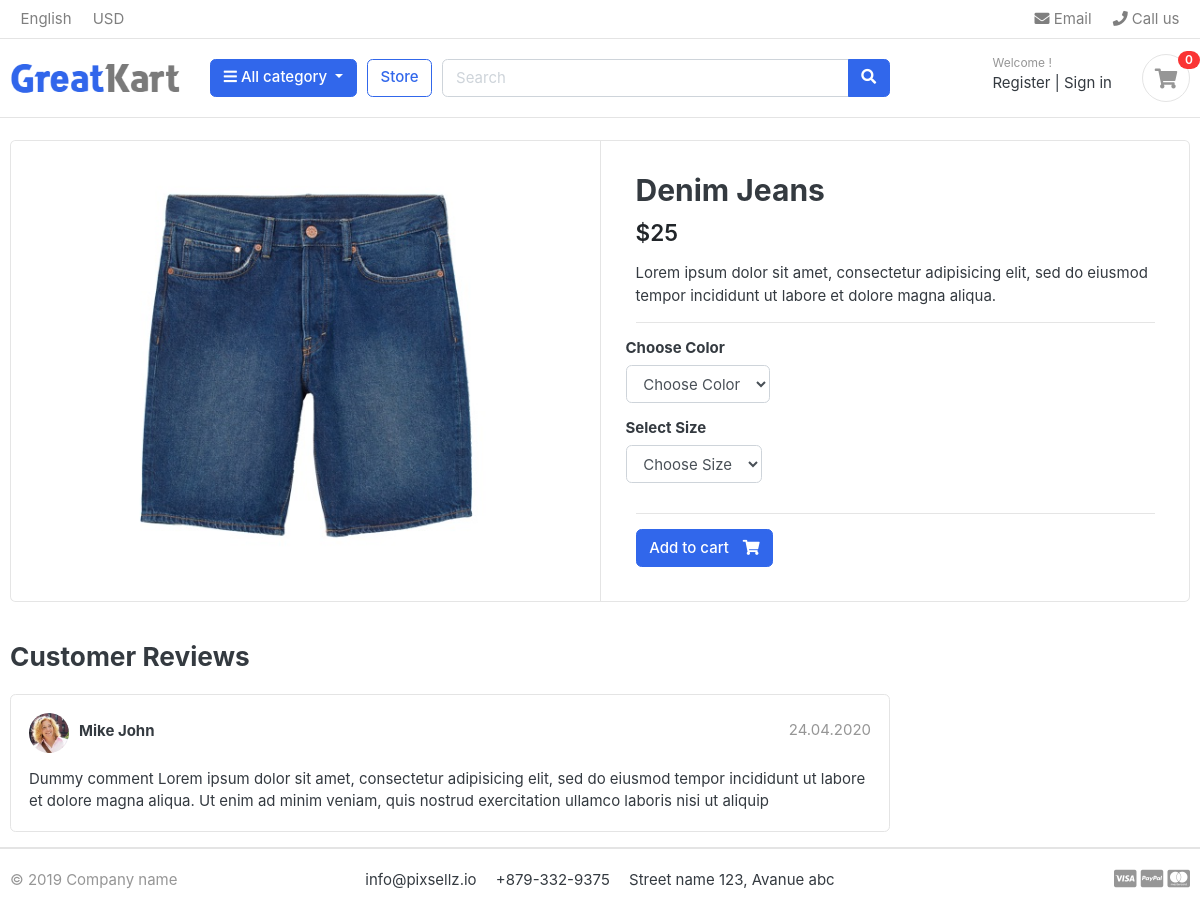
The app's page /product/pants/denim-jeans with its own data.
### frontpage/models.py (models this page shows, shortened)
class Product(models.Model):
    product_name = models.CharField(max_length=100)
    slug = models.SlugField(max_length=100)
    category = models.ForeignKey(Category, on_delete=models.CASCADE)
    price = models.IntegerField()
    description = models.TextField()
    images = models.ImageField(upload_to='media/products', blank=True, null=True)
    quantity = models.PositiveIntegerField(validators=[MinValueValidator(0), MaxValueValidator(100)])
    is_stock = models.BooleanField(default=False)
    created_at = models.DateTimeField(auto_now_add=True)
    updated_at = models.DateTimeField(auto_now_add=True)

### frontpage/views.py (the view)
# urls.py: path('product/<slug:category_slug>/<slug:product_slug>', product_detail, name='products_detail'),
def product_detail(request, category_slug, product_slug):
    try:
        single_product = Product.objects.get(category__slug=category_slug, slug=product_slug)
        in_cart = CartItem.objects.filter(cart__cart_id=_cart_id(request), product=single_product).exists()
    except Exception as e:
        raise e
    context = {
        'single_product': single_product,
        'in_cart': in_cart,
    }
    return render(request, 'product_detail.html', context)

### frontpage/context_processors.py (called while the page is built)
def category_links(request):
    links = Category.objects.all()
    return dict(links=links)

def cart_counter(request):
    cart_count = 0
    if 'admin' in request.path:
        return {}
    else:
        try:
            cart = Cart.objects.filter(cart_id=_cart_id(request))
            cart_items = CartItem.objects.all().filter(cart=cart[:1])
            for cart_item in cart_items:
                cart_count += cart_item.quantity
        except Cart.DoesNotExist:
            cart_item = 0
    return dict(cart_count=cart_count)

### frontpage/models.py (called while the page is built)
    def colors(self):
        return super(VariationManager, self).filter(variation_category='color', is_active=True)

    def sizes(self):
        return super(VariationManager, self).filter(variation_category='size', is_active=True)

### frontpage/views.py (called while the page is built)
def _cart_id(request):
    cart = request.session.session_key
    if not cart:
        cart = request.session.create()
    return cart

### templates/product_detail.html (shortened to what this page needs)
	{% extends 'base.html' %}
	{% block content %}
	<div class="container">
	<div class="card mt-4">
		<div class="row no-gutters">
			<aside class="col-md-6">
	<article class="gallery-wrap">
		<div class="img-big-wrap">
		<a href="#"><img src="{{ single_product.images.url }}"></a>
		</div>
	</article>
			</aside>
			<main class="col-md-6 border-left">
	<form action="{% url 'add_to_cart' single_product.id %}" method="POST">
		<article class="content-body">
		<h2 class="title">{{ single_product.product_name }}</h2>
		<div class="mb-3">
			<var class="price h4">${{ single_product.price }}</var>
		</div>
		<p>{{ single_product.description }}</p>
		<hr>
		{% if single_product.variation_set.colors %}
			<div class="row">
				<div class="item-option-select">
					<h6>Choose Color</h6>
					<select name="color" class="form-control" required>
						<option value="" disabled selected>Choose Color</option>
					</select>
				</div>
			</div>
        {% endif %}
		{% if single_product.variation_set.sizes %}
			<div class="row">
				<div class="item-option-select">
					<h6>Select Size</h6>
					<select name="size" class="form-control" required>
						<option value="" disabled selected>Choose Size</option>
					</select>
				</div>
			</div>
		{% endif %}
			<hr>
			{% if single_product.quantity <= 0 %}
				<a href="#" class="btn  btn-warning"> <span class="text">Out of Stock</span> <i class="fas fa-shopping-cart"></i></a>
			{% else %}
				<button type="submit" class="btn  btn-primary"> <span class="text">Add to cart</span> <i class="fas fa-shopping-cart"></i>  </button>
			{% endif %}
		</article>
	</form>
			</main>
		</div>
	</div>
	<br>
	<div class="row">
				<div class="col-md-9">
		<header class="section-heading">
			<h3>Customer Reviews </h3>
		</header>
		<article class="box mb-3">
			<div class="icontext w-100">
				<img src="./images/avatars/avatar1.jpg" class="img-xs icon rounded-circle">
				<div class="text">
					<span class="date text-muted float-md-right">24.04.2020 </span>
					<h6 class="mb-1">Mike John </h6>
				</div>
			</div>
			<div class="mt-3">
				<p>
					Dummy comment Lorem ipsum dolor sit amet, consectetur adipisicing elit, sed do eiusmod
					tempor incididunt ut labore et dolore magna aliqua. Ut enim ad minim veniam,
					quis nostrud exercitation ullamco laboris nisi ut aliquip
				</p>
			</div>
		</article>
		</div>
	</div>
	</div>
	{% endblock %}

### static/css/ui.css (style rules this page uses)
html { font-family: "Inter", sans-serif; font-size: 15px; }
.content-body { flex: 1 1 auto; padding: 2rem 2.3rem; }
.img-xs, .img-sm, .img-md, .img-lg { -o-object-fit: cover; object-fit: cover; flex-shrink: 0; flex-grow: 0; }
.img-xs { width: 40px; height: 40px; }
var { font-style: normal; }
article:after, .form-group:after { display: block; clear: both; content: ""; }
.section-heading { margin-bottom: 20px; margin-top: 15px; }
p:last-child { margin-bottom: 0; }
.btn .text + i { margin-left: 10px; }
.icontext { display: inline-flex; align-items: center; vertical-align: middle; }
.icontext .text { width: 100%; line-height: 1.2; }
.icontext .icon { position: relative; margin-right: 10px; flex-shrink: 0; flex-grow: 0; }
.price { font-weight: 600; color: #212529; }
.box { padding: 18px; background: #fff; border-radius: 0.37rem; border: 1px solid #e4e4e4; }
.box img { max-width: 100%; }
.gallery-wrap .img-big-wrap { margin-bottom: 10px; border-radius: 0.37rem; overflow: hidden; background-color: #fff; }
.gallery-wrap .img-big-wrap a { text-align: center; display: block; }
.gallery-wrap .img-big-wrap img { height: 450px; width: auto; display: inline-block; }
.item-option-select { margin-bottom: 1rem; display: inline-block; margin-right: 15px; }

### records on screen
Product: images (picture), product_name "Denim Jeans", price "25", description "Lorem ipsum dolor sit amet, consectetur adipisicing elit, sed do eiusmod tempor incididunt ut labore et dolore magna aliqua."

### other values on screen
{{ cart_count }} "0"
